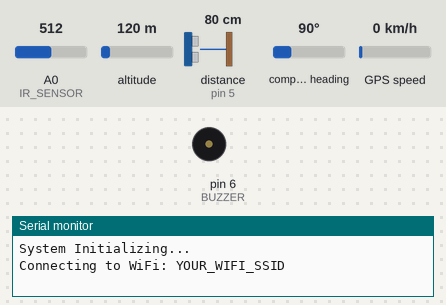
Bench run of a sketch on a simulated Arduino Uno, built with avr-gcc and run on an emulated ATmega328P. Parts: buzzer (waves = sounding, pin HIGH), the last lines printed to the serial monitor. Wiring (inferred from the names in the program): ultrasonic range finder: trigger pin 4; echo pin 5. The test bench sets the inputs (shaded band); at power-on: A0 (IR_SENSOR) = 512, altitude 120 m, distance to the obstacle (sensor on pin 5) 80 cm, compass heading 90°, GPS speed 0 km/h. The echo pulse lasts 58.3 µs per cm; the GPS gets a fix after 3 s at 37.7749, -122.4194 with 8 satellites; the modem accepts every AT command (registered, SIM ready, sends succeed) and sends nothing else; pins used as bus, display or sensor lines are not drawn.

Above: at 0.1 s.
At 7.1 s:
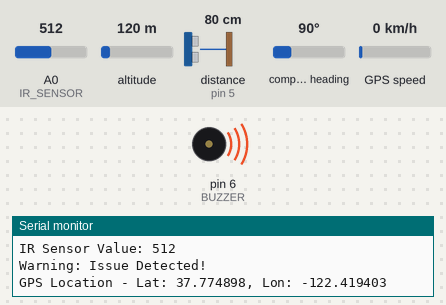
Timing chart, 0 to 8.6 s (numbered marks = the images above):
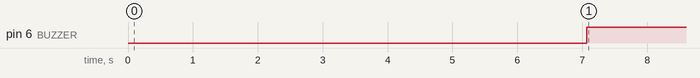

Measured:
- by itself, pin 6 (BUZZER): LOW → HIGH at 7.1 s

The sketch:

arduino_uno_crack_obstacle_detection.ino
```cpp
/*
 * Crack/Obstacle Detection on Railway Track using IoT Communication
 * Arduino Uno firmware (drives sensors + GPS, talks to ESP-01 over AT commands)
 *
 * Hardware:
 *  - Arduino Uno
 *  - HC-SR04 Trig  -> D4
 *  - HC-SR04 Echo  -> D5
 *  - IR sensor      -> A0
 *  - Buzzer         -> D6
 *  - ESP-01 (Wi-Fi) -> SoftwareSerial on pins 2 (RX), 3 (TX)
 *  - NEO-6M GPS     -> SoftwareSerial on pins 7 (RX), 8 (TX)
 */

#include <SoftwareSerial.h>
#include <TinyGPS++.h>

#define TRIG_PIN 4
#define ECHO_PIN 5
#define IR_SENSOR A0
#define BUZZER 6

SoftwareSerial espSerial(2, 3); // (RX, TX) for ESP-01
SoftwareSerial gpsSerial(7, 8); // (RX, TX) for GPS
TinyGPSPlus gps;

// TODO: replace with your own credentials before uploading.
// Do NOT commit real credentials to a public repository.
const char* ssid = "YOUR_WIFI_SSID";
const char* password = "YOUR_WIFI_PASSWORD";
const char* apiKey = "YOUR_THINGSPEAK_WRITE_API_KEY";

void setup() {
  Serial.begin(115200);
  espSerial.begin(9600);
  gpsSerial.begin(9600);

  pinMode(TRIG_PIN, OUTPUT);
  pinMode(ECHO_PIN, INPUT);
  pinMode(IR_SENSOR, INPUT);
  pinMode(BUZZER, OUTPUT);

  Serial.println("System Initializing...");
  Serial.print("Connecting to WiFi: ");
  Serial.println(ssid);
  connectWiFi();
}

void loop() {
  // --- Obstacle Detection ---
  digitalWrite(TRIG_PIN, LOW);
  delayMicroseconds(2);
  digitalWrite(TRIG_PIN, HIGH);
  delayMicroseconds(10);
  digitalWrite(TRIG_PIN, LOW);

  long duration = pulseIn(ECHO_PIN, HIGH);
  int distance = duration * 0.034 / 2;

  // --- Crack Detection ---
  int crack = analogRead(IR_SENSOR);

  bool obstacleDetected = (distance < 60);
  bool crackDetected = (crack > 100);

  Serial.print("Distance: "); Serial.print(distance); Serial.println(" cm");
  Serial.print("IR Sensor Value: "); Serial.println(crack);

  if (obstacleDetected || crackDetected) {
    digitalWrite(BUZZER, HIGH);
    Serial.println("Warning: Issue Detected!");

    // Get GPS Location
    float latitude = 0.0, longitude = 0.0;
    while (gpsSerial.available()) {
      gps.encode(gpsSerial.read());
      if (gps.location.isUpdated()) {
        latitude = gps.location.lat();
        longitude = gps.location.lng();

        Serial.print("GPS Location - Lat: ");
        Serial.print(latitude, 6);
        Serial.print(", Lon: ");
        Serial.println(longitude, 6);
      }
    }

    // Send data to ThingSpeak via Wi-Fi
    if (WiFiConnected()) {
      Serial.println("Sending data via Wi-Fi...");
      sendDataWiFi(latitude, longitude, obstacleDetected, crackDetected);
    } else {
      Serial.println("Wi-Fi not connected. Data not sent.");
    }
  } else {
    digitalWrite(BUZZER, LOW);
  }

  Serial.println("--------------------------------------------------");
  delay(5000);
}

void connectWiFi() {
  espSerial.println("AT+CWMODE=1");
  delay(2000);
  espSerial.print("AT+CWJAP=\"");
  espSerial.print(ssid);
  espSerial.print("\",\"");
  espSerial.print(password);
  espSerial.println("\"");
  delay(5000);
}

bool WiFiConnected() {
  espSerial.println("AT+CWJAP?");
  delay(2000);
  return espSerial.find("OK");
}

void sendDataWiFi(float lat, float lon, bool obstacle, bool crack) {
  String url = "GET /update?api_key=" + String(apiKey) +
               "&field1=" + String(lat, 6) +
               "&field2=" + String(lon, 6) +
               "&field3=" + String(obstacle) +
               "&field4=" + String(crack);

  espSerial.println("AT+CIPSTART=\"TCP\",\"api.thingspeak.com\",80");
  delay(2000);
  espSerial.print("AT+CIPSEND=");
  espSerial.println(url.length() + 2);
  delay(1000);
  espSerial.println(url);
  delay(2000);
  espSerial.println("AT+CIPCLOSE");
  Serial.println("Data sent to ThingSpeak!");
}
```
